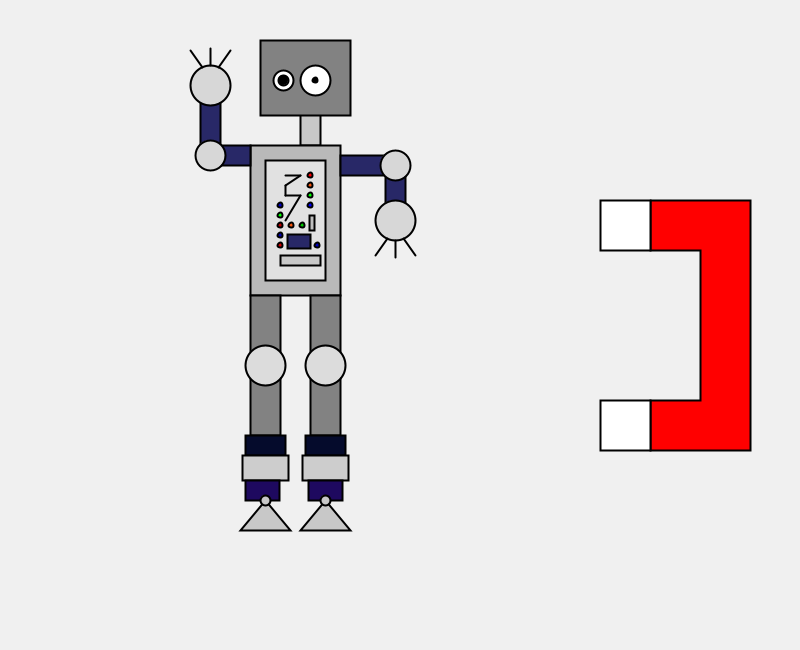
Frame 1 (no input)
Frame 60 (the mouse pressed at the canvas centre just before this capture): identical to frame 1, image omitted
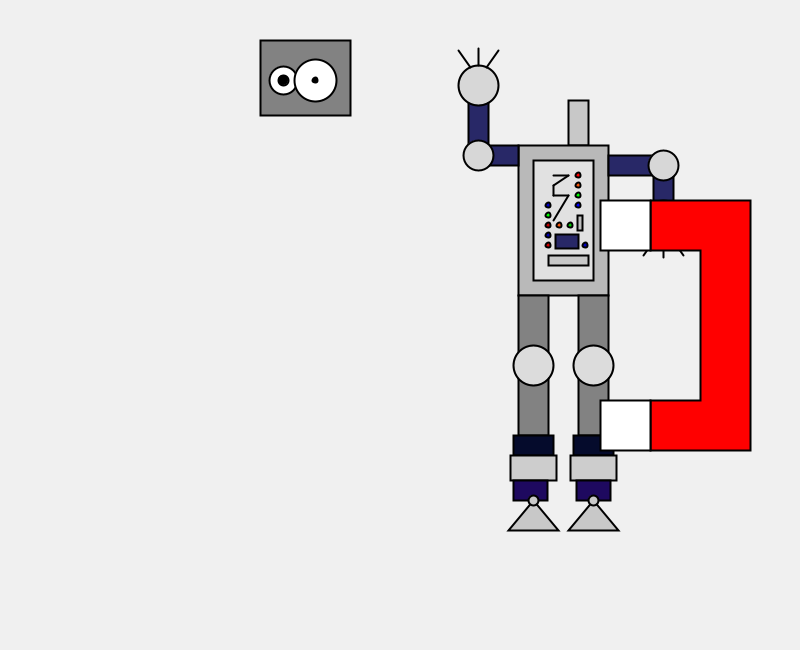
Frame 120 (the mouse held since frame 60 and released just before this capture)

The Processing sketch that drew these frames (run headless with seeded random() and noise(); from frame 60 on, the mouse is pressed at the canvas centre):

// Processing sketch: processing_55806
// ── processing_55806.pde

int x = 650;
int c = 100;
int d = 100;
int bodyHeight = 150;
int bodyWidth = 90;
int r = 5;

void setup() {
  size(800, 650);
  smooth();
  strokeWeight(2);
}

void draw() {
  
  if (mousePressed) {
    r = 7;
    c = 368;
    d = d;
  } else {
    r = 5; 
    c = 100;
    d = 100;
  }    
   
background(240);

//neck
fill(200);
rect(c + 200, d, 20, 45);

//head
fill(130);
rect(260, 40, 90, 75);

//eyes
fill(255);
ellipse(283, 80, r*4, r*4);
fill(0);
ellipse(283, 80, 10, 10);
fill(255);
ellipse(315, 80, r*6, r*6);
fill(0);
ellipse(315, 80, 5, 5);

//body
fill(185);
rect(c + 150, d + 45, bodyWidth, bodyHeight);

//left arm
fill(40, 40, 103);
rect(c + 240, d + 55, 50, 20);
rect(c + 285, d + 70, 20, 60);
fill(215);
ellipse(c + 295, d + 65, 30, 30);
ellipse(c + 295, d + 120, 40, 40);
line(c + 295, d + 140, c + 295, d + 157);
line(c + 287, d + 138, c + 275, d + 155);
line(c + 303, d + 138, c + 315, d + 155);

//right arm
fill(40, 40, 103);
rect(c + 150, d + 65, -30, -20);
rect(c + 120, d + 45, -20, -60);
fill(215);
ellipse(c + 110, d + 55, 30, 30);
ellipse(c + 110, d - 15, 40, 40);
line(c + 110, d - 35, c + 110, d - 52);
line(c + 102, d - 33, c + 90, d - 50);
line(c + 118, d - 33, c +130, d - 50);

//left leg
fill(130);
rect(c + 210, d + 195, bodyWidth/3, bodyHeight - 10);
fill(220);
ellipse(c + 225, d + 265, 40, 40);
fill(5, 11, 44);
rect(c + 205, d + 335, bodyWidth - 50, bodyWidth - 70);
fill(205);
rect(c + 202, d + 355, 46, 25);
fill(30, 9, 95);
rect(c + 208, d + 380, 34, 20);
fill(200);
triangle(c + 225, d + 400, c + 250, d + 430, c + 200, d + 430);
ellipse(c + 225, d + 400, 10, 10);

//right
fill(130);
rect(c + 150, d + 195, bodyWidth/3, bodyHeight - 10);
fill(220);
ellipse(c + 165, d + 265, 40, 40);
fill(5, 11, 44);
rect(c + 145, d + 335, bodyWidth - 50, bodyWidth - 70);
fill(205);
rect(c + 142, d + 355, 46, 25);
fill(30, 9, 95);
rect(c + 145, d + 380, 34, 20);
fill(200);
triangle(c + 165, d + 400, c + 190, d + 430, c + 140, d + 430);
ellipse(c + 165, d + 400, 10, 10);


//panel
fill(225);
rect(c + 165, d + 60, 60, 120);
fill(255, 0, 0);
ellipse(c + 210, d + 75, 5, 5);
fill(245, 86, 12);
ellipse(c + 210, d + 85, 5, 5);
fill(0, 255, 0);
ellipse(c + 210, d + 95, 5, 5);
fill(0, 0, 255);
ellipse(c + 210, d + 105, 5, 5);
fill(190);
rect(c + 209, d + 115, 5, 15);
line(c + 185, d + 75, c + 200, d + 75);
line(c + 200, d + 75, c + 185, d + 85);
line(c + 185, d + 85, c + 185, d + 95);
line(c + 185, d + 95, c + 200, d + 95);
line(c + 200, d + 95, c + 185, d + 120);
fill(0, 0, 200);
ellipse(c + 180, d + 105, 5, 5);
fill(0, 255, 0);
ellipse(c + 180, d + 115, 5, 5);
fill(190, 0, 0);
ellipse(c + 180, d + 125, 5, 5);
fill(0, 0, 180);
ellipse(c + 180, d + 135, 5, 5);
fill(210, 0, 0);
ellipse(c + 180, d + 145, 5, 5);
fill(200);
rect(c + 180, d + 155, 40, 10);
fill(40, 40, 103);
rect(c + 187, d + 134, 23, 14);
fill(245, 86, 12);
ellipse(c + 191, d + 125, 5, 5);
fill(0, 200, 0);
ellipse(c + 202, d + 125, 5, 5);
fill(0, 0, 190);
ellipse(c + 217, d + 145, 5, 5);

//magnet
fill(255, 0, 0);
beginShape();
vertex(650, 200);
vertex(750, 200);
vertex(750, 450);
vertex(650, 450);
vertex(650, 400);
vertex(700, 400);
vertex(700, 250);
vertex(650, 250);
vertex(650, 200);
endShape();
fill(255);
rect(600, 200, 50, 50);
rect(600, 400, 50, 50);
}
